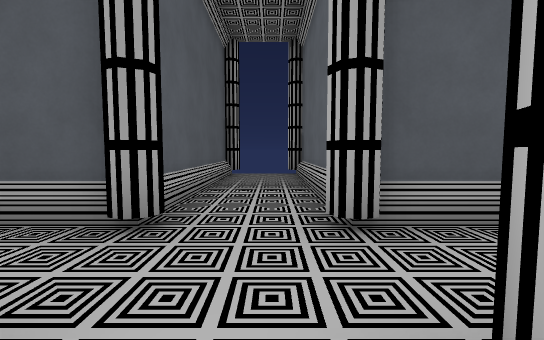
view 1 (above)

21 first-person views from a walk through a level from a Godot 3-D game. The camera is 1.4 m above the floor, tilts 4° down and sees 90° across. The floor is counted in squares, 2 m on a side. Each view is taken from the middle of a square. On the plan, view 1 faces up. The plan holds only what a view shows up to about 9 squares ahead; the rest is blank. The place goes on beyond the plan. Some surface patterns are stand-ins.

view 2
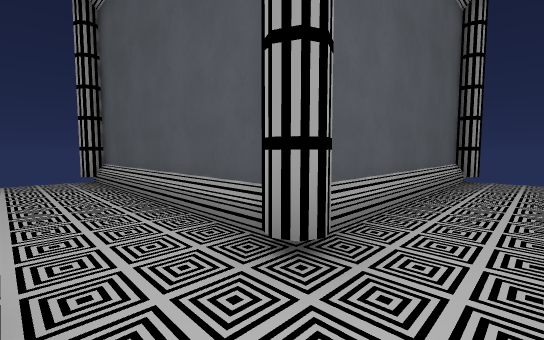

view 3
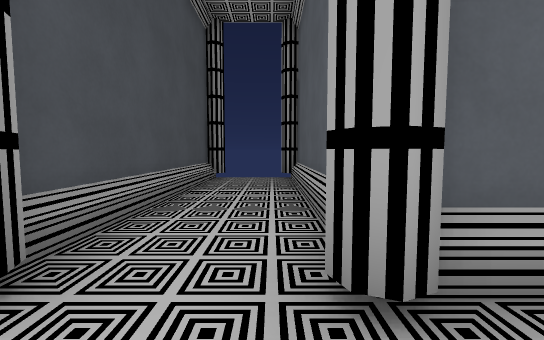

view 4
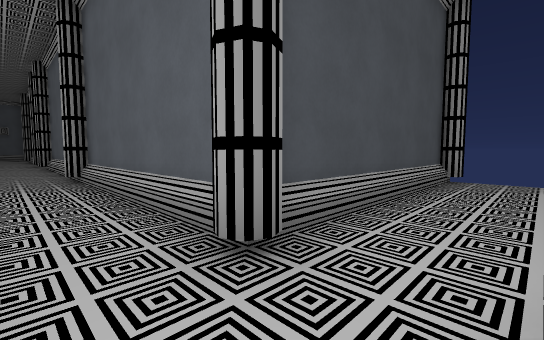

view 5
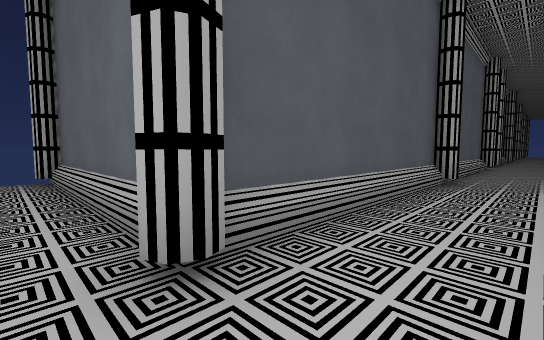

view 6
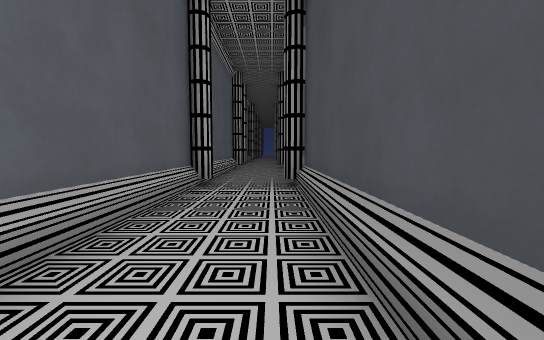

view 7
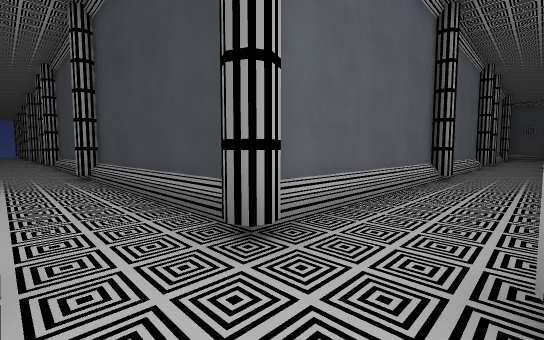

view 8
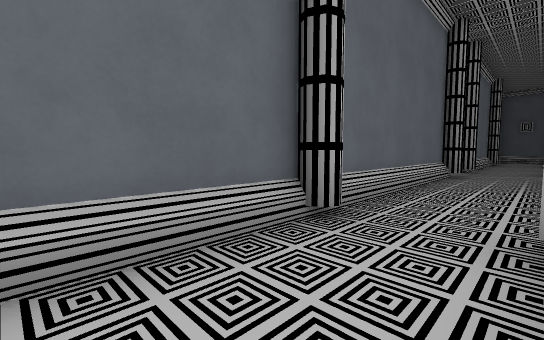

view 9
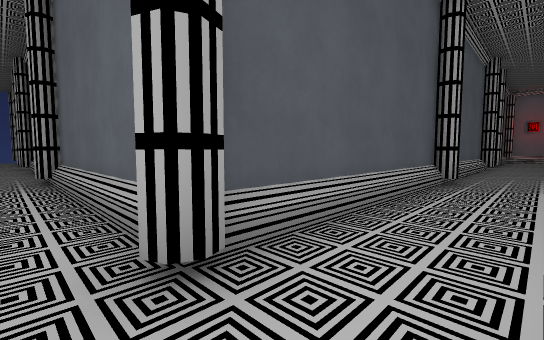

view 10
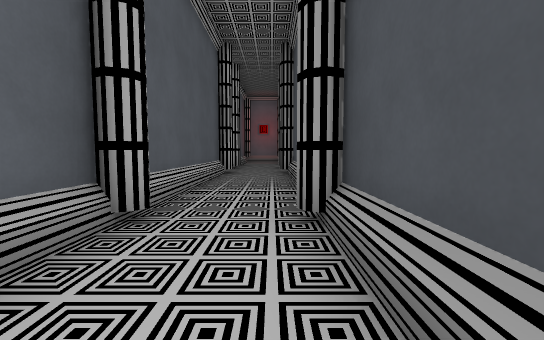

view 11
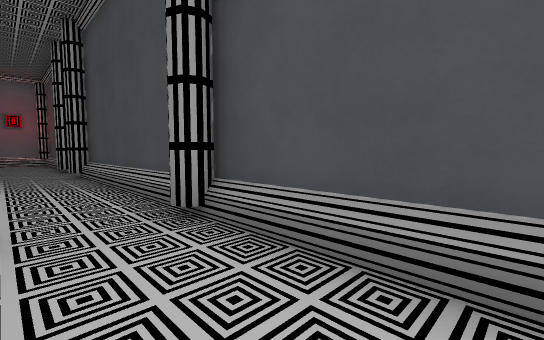

view 12
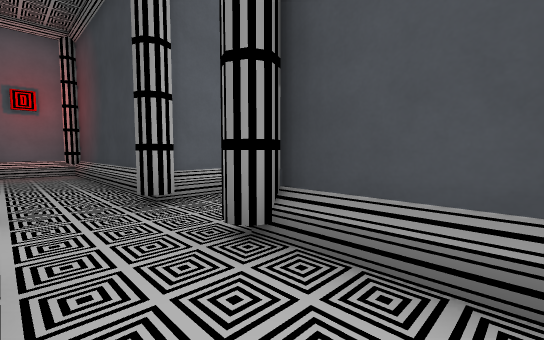

view 13
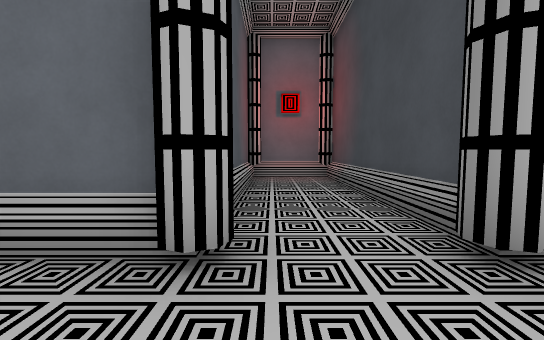

view 14
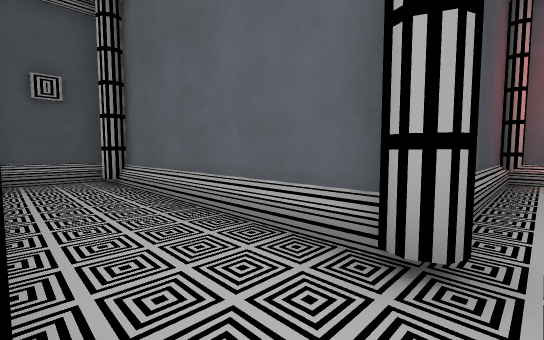

view 15
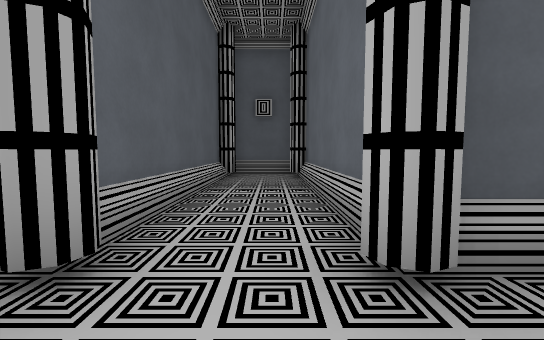

view 16
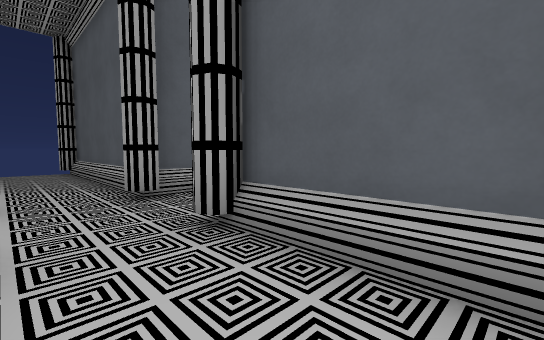

view 17
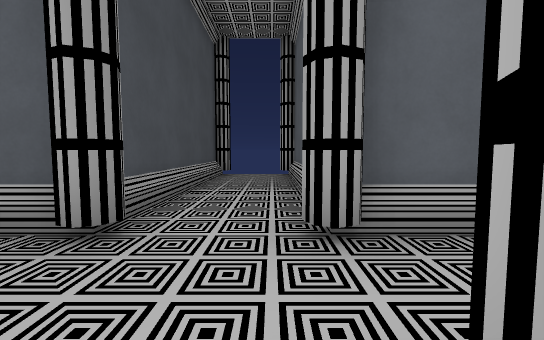

view 18
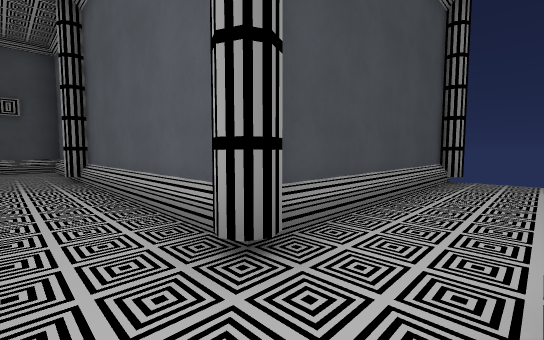

view 19
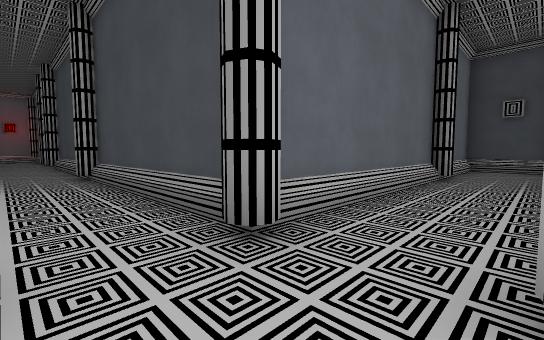

view 20
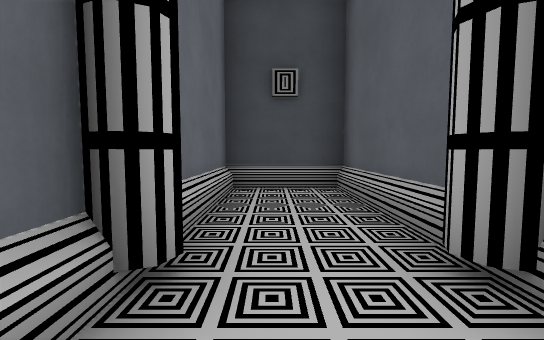

view 21
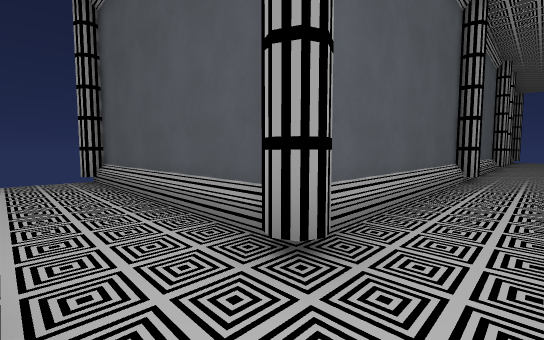

### Floor plan
Ten units are one square. View 1 is at (0, 0); x grows to the right and y downward. Boxes are objects, and circles mark ways between rooms. Rooms are numbered by the first view taken in them; rooms with no view inside come last. Other rooms are left out.
<svg viewBox="-78 -95 298 334">
<path fill="none" stroke="#000" d="M66 -27 10 -27M92 -3 101 -3M111 -27 86 -27M14 -3 66 -3M9 -36 9 -84M-14 -27 -71 -27M-14 -84 -14 -25M-71 -3 -18 -3M85 -5 101 -5M11 -5 66 -5M7 -32 7 -82M-14 -25 -71 -25M-13 -1 -13 5M66 113 7 113M76 137 126 137M14 137 66 137M9 115 9 56M125 113 76 113M-18 113 -71 113M9 54 9 0M149 113 149 56M126 56 126 109M149 148 149 135M154 137 206 137M157 113 148 113M-14 56 -14 115M148 46 129 46M-71 137 -18 137M-14 1 -14 54M206 113 176 113M72 135 126 135M31 115 7 115 7 58M11 135 67 135M-14 115 -73 115M-13 138 -13 145M7 54 7 -1M148 113 148 58M148 146 148 135 205 135M148 48 129 48M-14 201 -14 232M9 194 9 140M-14 139 -14 194M-13 234 7 234M9 232 9 208M7 194 7 139M-13 232 7 232 7 202"/>
<rect x="205" y="125" width="10" height="10" fill="#bbb"><title>pillar</title></rect>
<rect x="205" y="115" width="10" height="10" fill="#bbb"><title>pillar</title></rect>
<circle cx="0" cy="0" r="3" fill="#2a7"/>
<circle cx="0" cy="140" r="3" fill="#2a7"/>
<text x="80" y="-20">1</text>
<text x="60" y="120">2</text>
<text x="-10" y="180">3</text>
</svg>
Room 1 opens to room 2. Room 2 opens to room 3.

Where each view was taken, in squares from view 1:
view 1: 0 up, 0 right, facing up
view 2: 1 up, 0 right, facing up-left
view 3: 2 up, 0 right, facing left
view 4: 2 up, 0 right, facing down-left
view 5: 1 up, 0 right, facing up-right
view 6: 1 up, 1 right, facing right
view 7: 2 up, 1 left, facing down-right
view 8: 3 down, 1 left, facing down-right
view 9: 13 down, 0 right, facing up-right
view 10: 13 down, 4 right, facing right
view 11: 12 down, 4 right, facing down-right
view 12: 12 down, 11 right, facing down-right
view 13: 12 down, 13 right, facing right
view 14: 12 down, 13 right, facing up-right
view 15: 13 down, 14 right, facing up
view 16: 13 down, 3 right, facing up-left
view 17: 12 down, 1 right, facing left
view 18: 12 down, 0 right, facing down-left
view 19: 12 down, 1 left, facing down-right
view 20: 18 down, 0 right, facing down
view 21: 13 down, 0 right, facing up-left
